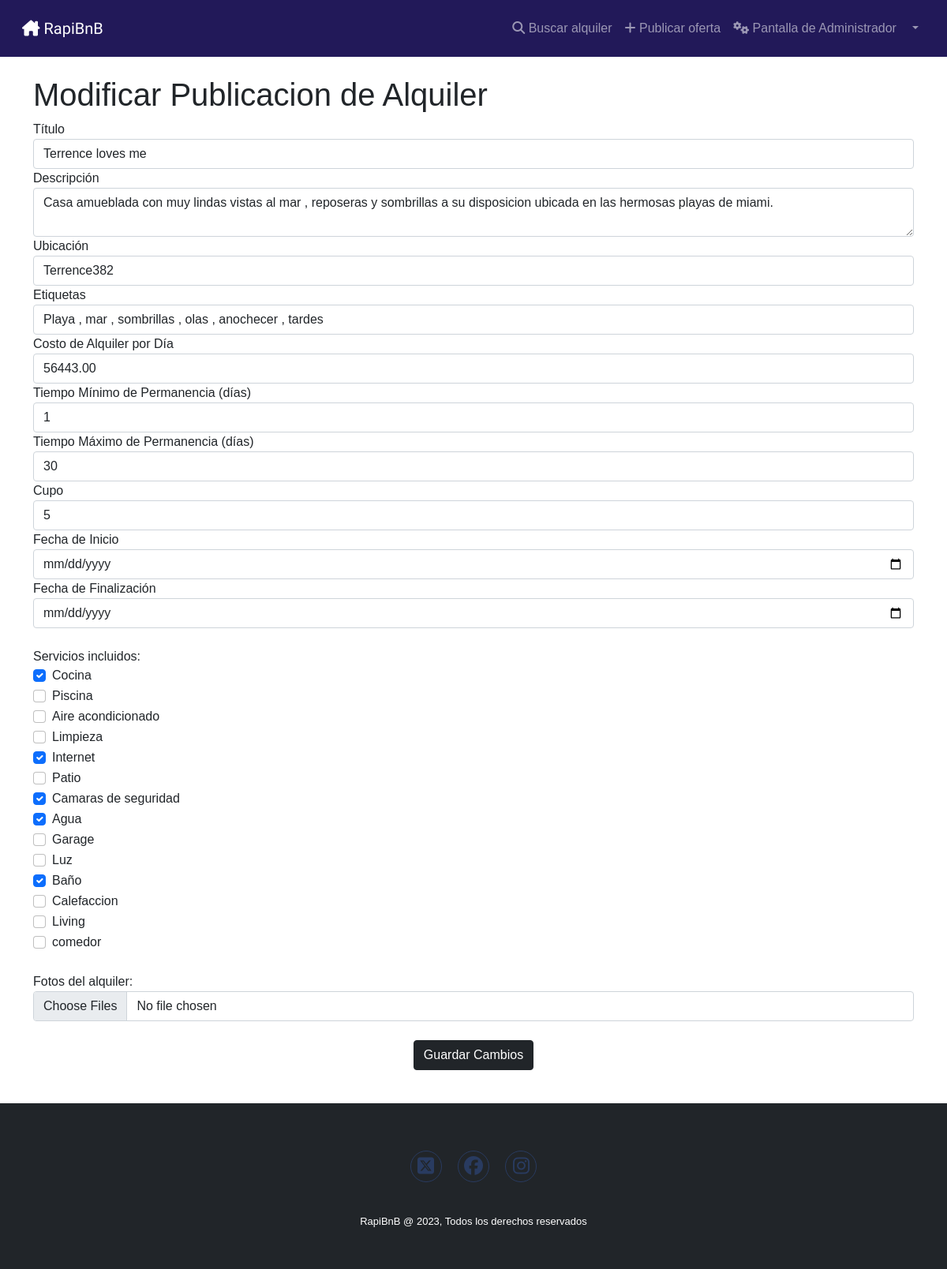
The page /modificar_publicacion.php?id=12 (signed in) on the database its author committed.
### tables this page shows
CREATE TABLE `publicacion` (
  `id` int(11) NOT NULL,
  `id_usuario` int(11) NOT NULL,
  `titulo` varchar(250) NOT NULL,
  `descripcion` varchar(250) NOT NULL,
  `ubicacion` varchar(250) NOT NULL,
  `etiqueta` text NOT NULL,
  `fotos` text NOT NULL,
  `servicio` text NOT NULL,
  `estado` tinyint(1) NOT NULL DEFAULT 0,
  `costo` decimal(10,2) NOT NULL,
  `tiempo_minimo` int(11) NOT NULL,
  `tiempo_maximo` int(11) NOT NULL,
  `cupo` int(11) NOT NULL,
  `fecha_pub_inicio` date DEFAULT NULL,
  `fecha_pub_fin` date DEFAULT NULL,
  `fecha_subida` date NOT NULL DEFAULT current_timestamp()
);

### modificar_publicacion.php (the view, shortened to what this page needs)
<!DOCTYPE html>
<html lang="es">
<head>
    <link rel="stylesheet" href="./Estilos/Estilo.css" type="text/css">
</head>
<body>
    <?php
        require_once('./cabecera.php');
        $hoy = date('Y-m-d');
        if(isset($_GET["id"]) && is_numeric($_GET["id"])){
            $id_publicacion=$_GET['id'];
            $sql = "SELECT p.*, u.id AS id_usuario FROM publicacion p
            INNER JOIN usuario u ON p.id_usuario = u.id
            WHERE p.id = ?";
            if ($stmt = mysqli_prepare($conexion, $sql)) {
                mysqli_stmt_bind_param($stmt, "i", $id_publicacion);
                if (mysqli_stmt_execute($stmt)) {
                    $resultado = mysqli_stmt_get_result($stmt);
                    if (mysqli_num_rows($resultado) == 1) {
                        $fila = mysqli_fetch_assoc($resultado);
                        if (isset($_SESSION['id']) && $_SESSION['id'] == $fila['id_usuario']) {
                            if ($_SERVER["REQUEST_METHOD"] == "POST") {
                                $titulo = $_POST["titulo"];
                                $descripcion = $_POST["descripcion"];
                                $ubicacion = $_POST["ubicacion"];
                                $etiquetas = $_POST["etiqueta"];
                                $costo_alquiler = $_POST["costo"];
                                $tiempo_minimo = $_POST["tiempo_minimo"];
                                $tiempo_maximo = $_POST["tiempo_maximo"];
                                $cupo = $_POST["cupo"];
                                $fecha_inicio = $_POST["fecha_pub_inicio"];
                                $fecha_fin = $_POST["fecha_pub_fin"];
                                $servicios = $_POST['servicio'];
                                $servicios_json = json_encode($servicios);
                                $fotosSubidas = false;
                                $rutas_fotos = json_decode($fila['fotos'], true) ?: [];
                                function es_extension_permitida($filename) {
                                    $ext = pathinfo($filename, PATHINFO_EXTENSION);
                                    $extensiones_permitidas = array('jpg', 'jpeg', 'png', 'gif', 'avif', 'webp');
                                    return in_array(strtolower($ext), $extensiones_permitidas);
                                }
                                if (!empty($_FILES['fotos']['name'][0])) {
                                    for ($i = 0; $i < count($_FILES['fotos']['name']); $i++) {
                                        if (es_extension_permitida($_FILES['fotos']['name'][$i])) {
                                            $nombre_archivo = basename($_FILES['fotos']['name'][$i]);
                                            $ruta_destino = "galeria/" . $nombre_archivo;
                                            if (move_uploaded_file($_FILES['fotos']['tmp_name'][$i], $ruta_destino)) {
                                                $rutas_fotos[] = $ruta_destino;
                                                $fotosSubidas = true;
                                            }
                                        } else {
                                            echo '<div class="alert alert-danger text-center">El archivo ' . $_FILES['fotos']['name'][$i] . ' no tiene una extensión válida. Se omitió.</div>';
                                        }
                                    }
                                }
                                if ($fotosSubidas) {
                                    $galeria_imagenes_json = json_encode($rutas_fotos);
                                    $sql_update = "UPDATE publicacion SET
                                            titulo = ?,
                                            descripcion = ?,
                                            ubicacion = ?,
                                            etiqueta = ?,
                                            costo = ?,
                                            tiempo_minimo = ?,
                                            tiempo_maximo = ?,
                                            cupo = ?,
                                            fecha_pub_inicio = ?,
                                            fecha_pub_fin = ?,
                                            servicio = ?,
                                            fotos = ?
                                            WHERE id = ?";
                                    if ($stmt_update = mysqli_prepare($conexion, $sql_update)) {
                                        mysqli_stmt_bind_param($stmt_update, "ssssssssssssi", $titulo, $descripcion, $ubicacion, $etiquetas, $costo_alquiler, $tiempo_minimo, $tiempo_maximo, $cupo, $fecha_inicio, $fecha_fin, $servicios_json, $galeria_imagenes_json, $id_publicacion);
                                        if (mysqli_stmt_execute($stmt_update)) {
                                            echo '<div class="container mt-4">';
                                            echo '<div class="alert alert-success text-center" role="alert">La oferta se ha actualizado exitosamente.</div>';
                                            echo '</div>';
                                        } else {
                                            echo '<div class="container mt-4">';
                                            echo '<div class="alert alert-danger" role="alert">Error al actualizar la oferta: ' . mysqli_error($conexion) . '</div>';
                                            echo '</div>';
                                        }
                                    }
                                } else {
                                    $sql_update = "UPDATE publicacion SET
                                            titulo = ?,
                                            descripcion = ?,
                                            ubicacion = ?,
                                            etiqueta = ?,
                                            costo = ?,
                                            tiempo_minimo = ?,
                                            tiempo_maximo = ?,
                                            cupo = ?,
                                            fecha_pub_inicio = ?,
                                            fecha_pub_fin = ?,
                                            servicio = ?
                                            WHERE id = ?";
                                    if ($stmt_update = mysqli_prepare($conexion, $sql_update)) {
                                        mysqli_stmt_bind_param($stmt_update, "sssssssssssi", $titulo, $descripcion, $ubicacion, $etiquetas, $costo_alquiler, $tiempo_minimo, $tiempo_maximo, $cupo, $fecha_inicio, $fecha_fin, $servicios_json, $id_publicacion);
                                        if (mysqli_stmt_execute($stmt_update)) {
                                            echo '<div class="container mt-4">';
                                            echo '<div class="alert alert-success" role="alert">La oferta se ha actualizado exitosamente.</div>';
                                            echo '</div>';
                                        } else {
                                            echo '<div class="container mt-4">';
                                            echo '<div class="alert alert-danger" role="alert">Error al actualizar la oferta: ' . mysqli_error($conexion) . '</div>';
                                            echo '</div>';
                                        }
                                    }
                                }
                            } else {
                                echo '<div class="container mt-4">';
                                echo '<h1>Modificar Publicacion de Alquiler</h1>';
                                echo '<form method="POST" enctype="multipart/form-data">';
                                echo '<div class="form-group">';
                                echo '<label for="titulo">Título</label>';
                                echo '<input type="text" class="form-control" id="titulo" name="titulo" value="' . htmlspecialchars($fila["titulo"]) . '" required>';
                                echo '</div>';
                                echo '<div class="form-group">';
                                echo '<label for="descripcion">Descripción</label>';
                                echo '<textarea class="form-control" id="descripcion" name="descripcion" required>' . htmlspecialchars($fila["descripcion"]) . '</textarea>';
                                echo '</div>';
                                echo '<div class="form-group">';
                                echo '<label for="ubicacion">Ubicación</label>';
                                echo '<input type="text" class="form-control" id="ubicacion" name="ubicacion" value="' . htmlspecialchars($fila["ubicacion"]) . '" required>';
                                echo '</div>';
                                echo '<div class="form-group">';
                                echo '<label for="etiquetas">Etiquetas</label>';
                                echo '<input type="text" class="form-control" id="etiqueta" name="etiqueta" value="' . htmlspecialchars($fila["etiqueta"]) . '" required>';
                                echo '</div>';
                                echo '<div class="form-group">';
                                echo '<label for="costo_alquiler">Costo de Alquiler por Día</label>';
                                echo '<input type="number" class="form-control" id="costo_alquiler" name="costo" value="' . htmlspecialchars($fila["costo"]) . '" required>';
                                echo '</div>';
                                echo '<div class="form-group">';
                                echo '<label for="tiempo_minimo">Tiempo Mínimo de Permanencia (días)</label>';
                                echo '<input type="number" class="form-control" id="tiempo_minimo" name="tiempo_minimo" value="' . htmlspecialchars($fila["tiempo_minimo"]) . '" required>';
                                echo '</div>';
                                echo '<div class="form-group">';
                                echo '<label for="tiempo_maximo">Tiempo Máximo de Permanencia (días)</label>';
                                echo '<input type="number" class="form-control" id="tiempo_maximo" name="tiempo_maximo" value="' . htmlspecialchars($fila["tiempo_maximo"]) . '" required>';
                                echo '</div>';
                                echo '<div class="form-group">';
                                echo '<label for="cupo">Cupo</label>';
                                echo '<input type="number" class="form-control" id="cupo" name="cupo" value="' . htmlspecialchars($fila["cupo"]) . '" required>';
                                echo '</div>';
                                echo '<div class="form-group">';
                                echo '<label for="fecha_pub_inicio">Fecha de Inicio</label>';
                                echo '<input type="date" class="form-control" id="fecha_pub_inicio" name="fecha_pub_inicio" value="' . htmlspecialchars($fila["fecha_pub_inicio"]) . '" min="' . $hoy . '">';
                                echo '</div>';
                                echo '<div class="form-group">';
                                echo '<label for="fecha_pub_fin">Fecha de Finalización</label>';
                                echo '<input type="date" class="form-control" id="fecha_pub_fin" name="fecha_pub_fin" value="' . htmlspecialchars($fila["fecha_pub_fin"]) . '" min="' . $hoy . '">';
                                echo '</div>';
                                echo '<br>';
                                echo '<div class="form-group">';
                                echo '<label for="servicio">Servicios incluidos:</label>';
                                $servicios_incluidos = json_decode($fila['servicio'], true);
                                $servicios = ["Cocina", "Piscina", "Aire acondicionado", "Limpieza", "Internet", "Patio" , "Camaras de seguridad" , "Agua" ,"Garage", "Luz" ,"Baño" ,"Calefaccion","Living","comedor"];
                                foreach ($servicios as $servicio) {
                                    echo '<div class="form-check">';
                                    echo '<input class="form-check-input" type="checkbox" name="servicio[]" value="' . $servicio . '"' . (in_array($servicio, $servicios_incluidos) ? ' checked' : '') . '>';
                                    echo '<label class="form-check-label" for="' . $servicio . '">' . $servicio . '</label>';
                                    echo '<br>';
                                    echo '</div>';
                                }
                                echo '</div>';
                                echo '<br>';
                                echo '<div class="form-group mb-4">';
                                echo '<label for="fotos">Fotos del alquiler:</label>';
                                echo '<input type="file" class="form-control" id="fotos" name="fotos[]" multiple>';
                                echo '</div>';
                                echo '<div class="text-center"><button type="submit" class="btn btn-dark">Guardar Cambios</button></div>';
                                echo '</form>';
                                echo '</div>';
                            }
                        } else {
                            echo '<div class="container mt-4">';
                            echo '<div class="alert alert-danger" role="alert">No tienes permiso para modificar esta oferta.</div>';
                            echo '</div>';
                        }
                    } else {
                        echo '<div class="container mt-4">';
                        echo '<div class="alert alert-danger" role="alert">Oferta no encontrada.</div>';
                        echo '</div>';
                    }
                } else {
                    echo '<div class="container mt-4">';
                    echo '<div class="alert alert-danger" role="alert">Error en la consulta: ' . mysqli_error($conexion) . '</div>';
                    echo '</div>';
                }
            }
        }else {
            echo '<div class="container mt-4">';
            echo '<div class="alert alert-danger" role="alert">ID de oferta no válido.</div>';
            echo '</div>';
        }
        include './pie.php';
    ?>
</body>
</html>

### Estilos/Estilo.css (style rules this page uses)
button { padding: 10px 20px; font-size: 16px; background-color: #221959; color: white; border: none; border-radius: 5px; cursor: pointer; transition: background-color 0.3s ease; }
html { height: 100%; box-sizing: border-box; }
body { font-family: 'Sarabun', sans-serif; font-weight: lighter; position: relative; margin: 0; min-height: 100%; padding-bottom: 15.74rem; box-sizing: inherit; }

### rows shown on the page
publicacion: titulo "Terrence loves me", descripcion "Casa amueblada con muy lindas vistas al mar , reposeras y sombrillas a su disposicion ubicada en las hermosas playas de miami.", ubicacion "Terrence382", etiqueta "Playa , mar , sombrillas , olas , anochecer , tardes", costo "56443.00", tiempo_minimo "1", tiempo_maximo "30", cupo "5", servicio "☑"

### other values the page prints
$servicio "Cocina"
$servicio "Piscina"
$servicio "Aire acondicionado"
$servicio "Limpieza"
$servicio "Internet"
$servicio "Patio"
$servicio "Camaras de seguridad"
$servicio "Agua"
$servicio "Garage"
$servicio "Luz"
$servicio "Baño"
$servicio "Calefaccion"
$servicio "Living"
$servicio "comedor"
